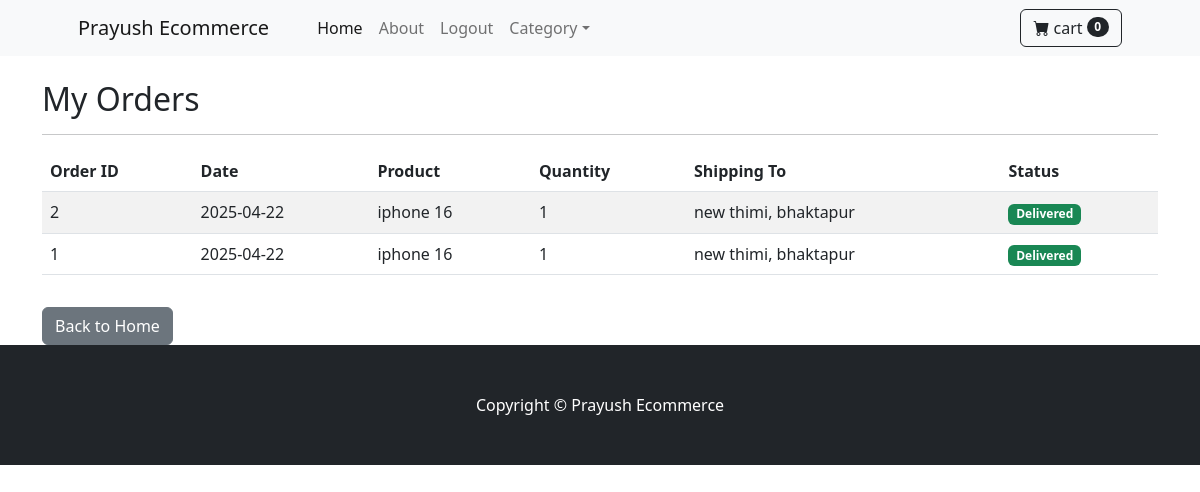
/my-orders/ (signed in), run on the app's committed database.
### ecom_app/models.py (models this page shows, shortened)
class Order(models.Model):
    STATUS_CHOICES = [
        ('Pending', 'Pending'),
        ('Processing', 'Processing'),
        ('Shipped', 'Shipped'),
        ('Delivered', 'Delivered'),
        ('Cancelled', 'Cancelled'),
    ]
    product = models.ForeignKey(Product, on_delete=models.CASCADE)
    customer = models.ForeignKey(Customer, on_delete=models.CASCADE)
    shipping_address = models.ForeignKey('ShippingAddress', on_delete=models.SET_NULL, null=True, blank=True) # Link to ShippingAddress, allow null if address deleted
    quantity = models.IntegerField(default=1)
    date = models.DateField(default=datetime.date.today) # Use datetime.date.today for DateField
    status = models.CharField(
        max_length=20,
        choices=STATUS_CHOICES,
        default='Pending' # Default status when an order is created
    )
    processed_by = models.ForeignKey(
        settings.AUTH_USER_MODEL,
        on_delete=models.SET_NULL, # Keep order record even if employee account is deleted
        null=True,
        blank=True,
        limit_choices_to={'is_staff': True}, # Only allow staff users to be assigned
        related_name='processed_orders',
        help_text='Employee who processed the order status (e.g., shipped).'
    )
    otp_code = models.CharField(max_length=6, null=True, blank=True, help_text="OTP sent to customer for verification")
    otp_expiry = models.DateTimeField(null=True, blank=True, help_text="Time when the OTP expires")

class Product(models.Model):
    name = models.CharField(max_length=100)
    price = models.DecimalField(default=0,decimal_places=2,max_digits=8)
    Category = models.ForeignKey(Category,on_delete=models.CASCADE, default=1)
    description = models.CharField(max_length=300, default='', null=True)
    image = models.ImageField(upload_to='uploads/product/')
    is_sale = models.BooleanField(default=False)
    sale_price = models.DecimalField(default=0,decimal_places=2,max_digits=8)

class ShippingAddress(models.Model):
    user = models.ForeignKey(settings.AUTH_USER_MODEL, on_delete=models.CASCADE, null=True, blank=True) # Use settings.AUTH_USER_MODEL
    full_name = models.CharField(max_length=255)
    address_line_1 = models.CharField(max_length=255)
    address_line_2 = models.CharField(max_length=255, null=True, blank=True) # Optional second address line
    city = models.CharField(max_length=100)
    state_province_region = models.CharField(max_length=100) # State, Province, or Region
    postal_zip_code = models.CharField(max_length=20)
    country = models.CharField(max_length=100) # Consider using django-countries for a dropdown
    phone = models.CharField(max_length=20, blank=True) # Optional phone specific to address
    class Meta:
        verbose_name_plural = "Shipping Addresses" # Correct plural name in Admin

### ecom_app/views.py (the view)
# urls.py: path("my-orders/", views.CustomerOrderListView.as_view(), name="customer_order_list"), # Added URL for customer orders
class CustomerOrderListView(LoginRequiredMixin, ListView):
    model = Order
    template_name = 'ecom_app/customer_order_list.html' # Specify template path
    context_object_name = 'orders'
    login_url = reverse_lazy('customer_login') # Redirect to customer login if not authenticated
    def get_queryset(self):
        try:
            customer = Customer.objects.get(email=self.request.user.email)
            queryset = Order.objects.filter(customer=customer).order_by('-date', '-id')
        except Customer.DoesNotExist:
            queryset = Order.objects.none()
            messages.warning(self.request, "Could not find a customer profile associated with your account.")
        except AttributeError:
             queryset = Order.objects.none()
             messages.error(self.request, "Error retrieving user information.")
        return queryset
    def get_context_data(self, **kwargs):
        context = super().get_context_data(**kwargs)
        context['page_title'] = "My Orders" # Add a title for the page
        return context

### ecom_app/cart.py (called while the page is built)
    def __len__(self):
        return len(self.cart)

### ecom_app/context_processor.py (called while the page is built, shortened)
def cart(request):
    return {'cart': Cart(request)} #to return default data from our Cart

def latest_order_status(request):
    latest_order = None
    return {'latest_order': latest_order}

### templates/ecom_app/customer_order_list.html (shortened to what this page needs)
{% extends 'base.html' %}
{% block content %}
<div class="container mt-4">
    <h2>{{ page_title|default:"My Orders" }}</h2>
    <hr>
    {% if orders %}
        <div class="table-responsive">
            <table class="table table-striped table-hover">
                <thead>
                    <tr>
                        <th scope="col">Order ID</th>
                        <th scope="col">Date</th>
                        <th scope="col">Product</th>
                        <th scope="col">Quantity</th>
                        <th scope="col">Shipping To</th>
                        <th scope="col">Status</th>
                    </tr>
                </thead>
                <tbody>
                    {% for order in orders %}
                    <tr>
                        <td>{{ order.id }}</td>
                        <td>{{ order.date|date:"Y-m-d" }}</td>
                        <td>{{ order.product.name }}</td>
                        <td>{{ order.quantity }}</td>
                        <td>
                            {% if order.shipping_address %}
                                {{ order.shipping_address.address_line_1 }}, {{ order.shipping_address.city }}
                            {% else %}
                                Address not available
                            {% endif %}
                        </td>
                        <td>
                            <span class="badge
                                {% if order.status == 'Delivered' %}bg-success
                                {% elif order.status == 'Shipped' %}bg-info
                                {% elif order.status == 'Processing' %}bg-warning
                                {% elif order.status == 'Cancelled' %}bg-danger
                                {% else %}bg-secondary{% endif %}">
                                {{ order.get_status_display }}
                            </span>
                        </td>
                    </tr>
                    {% endfor %}
                </tbody>
            </table>
        </div>
    {% else %}
        <p>You have not placed any orders yet.</p>
    {% endif %}
    <a href="{% url 'home' %}" class="btn btn-secondary mt-3">Back to Home</a>
</div>
{% endblock %}

### data on the page
Order: id "2", date "2025-04-22", product.name "iphone 16", quantity "1", shipping_address.address_line_1 "new thimi", shipping_address.city "bhaktapur", status "Delivered"
Order: id "1", date "2025-04-22", product.name "iphone 16", quantity "1", shipping_address.address_line_1 "new thimi", shipping_address.city "bhaktapur", status "Delivered"

### other printed values
{{ cart|length }} "0"
{{ page_title|default:"My Orders" }} "My Orders"
